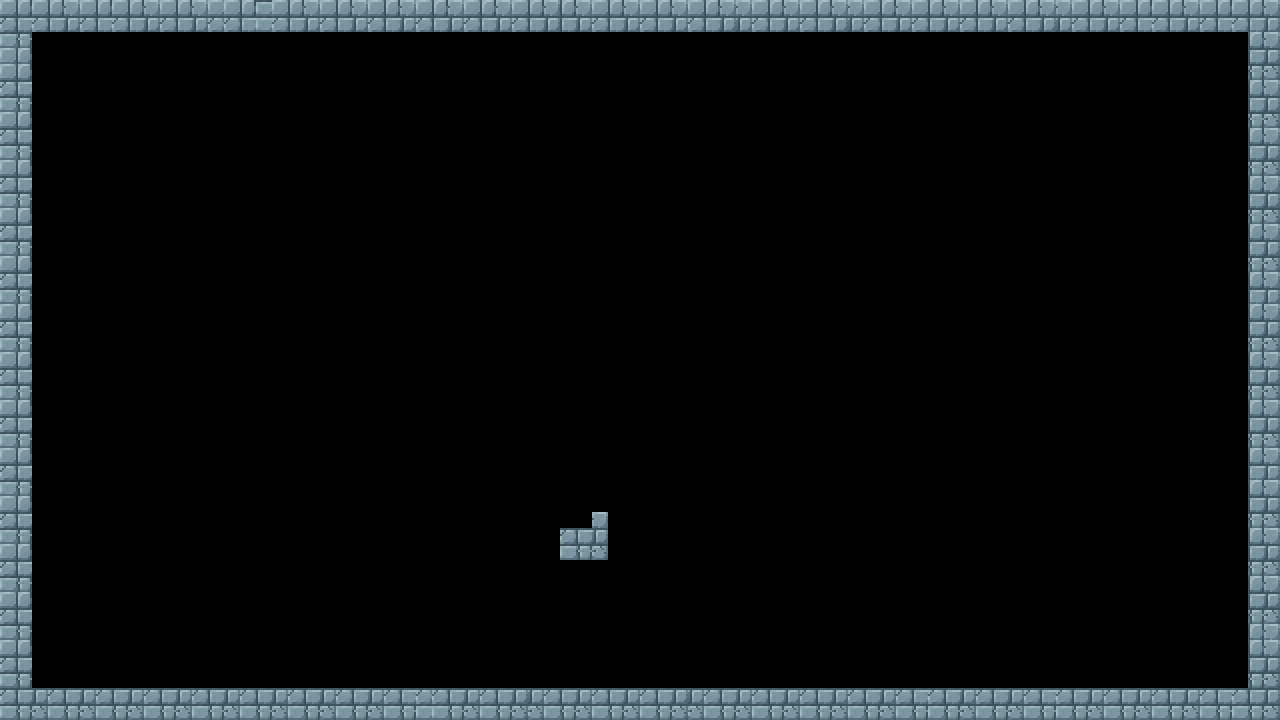

A 2D game scene composited from a Tiled map and its tileset images. What follows is a short description and the map's XML, with each tile layer's data collapsed to a summary:
An orthogonal 80x45 tile map with 16x16 px tiles, 1 tile layer (Background) and 9 objects (2x Chest, Player, Enemy, SummerTraps).

<map version="1.10" tiledversion="1.11.2" orientation="orthogonal" renderorder="right-down" width="80" height="45" tilewidth="16" tileheight="16" infinite="0" nextlayerid="4" nextobjectid="131">
 <tileset firstgid="1" source="summer terrain.tsx" />
 <layer id="1" name="Background" width="80" height="45">
  <data>[3600 cells, 579 non-empty, 12 distinct tile ids]</data>
 </layer>
 <objectgroup id="2" name="SpawnPoint">
  <object id="4" name="Player" type="Player" x="96" y="144" width="64" height="64" />
  <object id="85" name="BeachBall" type="Chest" x="848" y="224" width="64" height="64">
   <properties>
    <property name="SpriteAmount" type="int" value="4" />
    <property name="isEmpty" type="bool" value="false" />
   </properties>
  </object>
  <object id="93" name="Chubby Buck Tooth" type="Enemy" x="592.5" y="559.917" width="64" height="64" />
  <object id="100" name="Saws" type="SummerTraps" x="1024" y="624" width="64" height="64" />
  <object id="115" name="BeachBall" type="Chest" x="384" y="224" width="64" height="64">
   <properties>
    <property name="SpriteAmount" type="int" value="4" />
    <property name="isEmpty" type="bool" value="true" />
   </properties>
  </object>
 </objectgroup>
 <objectgroup id="3" name="Collision">
  <object id="7" x="0" y="0" width="32" height="720" />
  <object id="9" x="32" y="0" width="1248" height="32" />
  <object id="10" x="1248" y="32" width="32" height="688" />
  <object id="11" x="32" y="688" width="1216" height="32" />
 </objectgroup>
</map>
